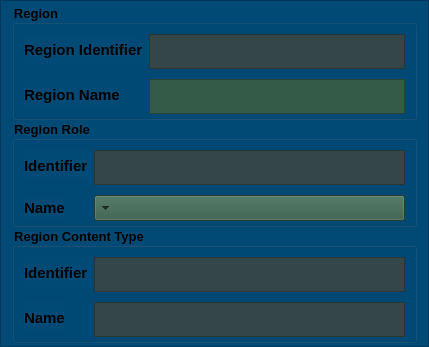
                         <widget class="QFrame" name="frame_5">
                          <property name="sizePolicy">
                           <sizepolicy hsizetype="Preferred" vsizetype="Fixed">
                            <horstretch>0</horstretch>
                            <verstretch>0</verstretch>
                           </sizepolicy>
                          </property>
                          <property name="maximumSize">
                           <size>
                            <width>16777215</width>
                            <height>350</height>
                           </size>
                          </property>
                          <property name="styleSheet">
                           <string notr="true">background-color: rgb(0, 74, 117);</string>
                          </property>
                          <property name="frameShape">
                           <enum>QFrame::StyledPanel</enum>
                          </property>
                          <property name="frameShadow">
                           <enum>QFrame::Raised</enum>
                          </property>
                          <layout class="QVBoxLayout" name="verticalLayout_11">
                           <property name="spacing">
                            <number>0</number>
                           </property>
                           <property name="topMargin">
                            <number>3</number>
                           </property>
                           <property name="bottomMargin">
                            <number>3</number>
                           </property>
                           <item>
                            <widget class="QGroupBox" name="groupBox_5">
                             <property name="maximumSize">
                              <size>
                               <width>16777215</width>
                               <height>16777215</height>
                              </size>
                             </property>
                             <property name="baseSize">
                              <size>
                               <width>0</width>
                               <height>0</height>
                              </size>
                             </property>
                             <property name="font">
                              <font>
                               <pointsize>10</pointsize>
                               <weight>75</weight>
                               <bold>true</bold>
                              </font>
                             </property>
                             <property name="title">
                              <string>Region</string>
                             </property>
                             <layout class="QFormLayout" name="formLayout_5">
                              <property name="verticalSpacing">
                               <number>10</number>
                              </property>
                              <property name="topMargin">
                               <number>9</number>
                              </property>
                              <property name="bottomMargin">
                               <number>3</number>
                              </property>
                              <item row="0" column="0">
                               <widget class="QLabel" name="label">
                                <property name="font">
                                 <font>
                                  <pointsize>11</pointsize>
                                  <weight>75</weight>
                                  <bold>true</bold>
                                 </font>
                                </property>
                                <property name="text">
                                 <string>Region Identifier</string>
                                </property>
                               </widget>
                              </item>
                              <item row="0" column="1">
                               <widget class="QPlainTextEdit" name="txt_rid">
                                <property name="sizePolicy">
                                 <sizepolicy hsizetype="Preferred" vsizetype="Preferred">
                                  <horstretch>0</horstretch>
                                  <verstretch>0</verstretch>
                                 </sizepolicy>
                                </property>
                                <property name="maximumSize">
                                 <size>
                                  <width>16777215</width>
                                  <height>35</height>
                                 </size>
                                </property>
                                <property name="font">
                                 <font>
                                  <pointsize>10</pointsize>
                                 </font>
                                </property>
                                <property name="styleSheet">
                                 <string notr="true">background-color: rgb(52, 70, 72);</string>
                                </property>
                                <property name="verticalScrollBarPolicy">
                                 <enum>Qt::ScrollBarAlwaysOff</enum>
                                </property>
                               </widget>
                              </item>
                              <item row="1" column="0">
                               <widget class="QLabel" name="label_4">
                                <property name="font">
                                 <font>
                                  <pointsize>11</pointsize>
                                  <weight>75</weight>
                                  <bold>true</bold>
                                 </font>
                                </property>
                                <property name="text">
                                 <string>Region Name</string>
                                </property>
                               </widget>
                              </item>
                              <item row="1" column="1">
                               <widget class="QPlainTextEdit" name="txt_rname">
                                <property name="sizePolicy">
                                 <sizepolicy hsizetype="Preferred" vsizetype="Preferred">
                                  <horstretch>0</horstretch>
                                  <verstretch>0</verstretch>
                                 </sizepolicy>
                                </property>
                                <property name="maximumSize">
                                 <size>
                                  <width>16777215</width>
                                  <height>35</height>
                                 </size>
                                </property>
                                <property name="font">
                                 <font>
                                  <pointsize>10</pointsize>
                                 </font>
                                </property>
                                <property name="styleSheet">
                                 <string notr="true">background-color: rgb(52, 90, 72);</string>
                                </property>
                                <property name="verticalScrollBarPolicy">
                                 <enum>Qt::ScrollBarAlwaysOff</enum>
                                </property>
                               </widget>
                              </item>
                             </layout>
                            </widget>
                           </item>
                           <item>
                            <widget class="QGroupBox" name="groupBox_11">
                             <property name="maximumSize">
                              <size>
                               <width>16777215</width>
                               <height>16777215</height>
                              </size>
                             </property>
                             <property name="baseSize">
                              <size>
                               <width>0</width>
                               <height>0</height>
                              </size>
                             </property>
                             <property name="font">
                              <font>
                               <pointsize>10</pointsize>
                               <weight>75</weight>
                               <bold>true</bold>
                              </font>
                             </property>
                             <property name="title">
                              <string>Region Role</string>
                             </property>
                             <layout class="QFormLayout" name="formLayout_8">
                              <property name="verticalSpacing">
                               <number>10</number>
                              </property>
                              <property name="topMargin">
                               <number>9</number>
                              </property>
                              <property name="bottomMargin">
                               <number>3</number>
                              </property>
                              <item row="0" column="0">
                               <widget class="QLabel" name="label_21">
                                <property name="font">
                                 <font>
                                  <pointsize>11</pointsize>
                                  <weight>75</weight>
                                  <bold>true</bold>
                                 </font>
                                </property>
                                <property name="text">
                                 <string>Identifier</string>
                                </property>
                               </widget>
                              </item>
                              <item row="0" column="1">
                               <widget class="QPlainTextEdit" name="txt_rrole_ident">
                                <property name="sizePolicy">
                                 <sizepolicy hsizetype="Preferred" vsizetype="Preferred">
                                  <horstretch>0</horstretch>
                                  <verstretch>0</verstretch>
                                 </sizepolicy>
                                </property>
                                <property name="maximumSize">
                                 <size>
                                  <width>16777215</width>
                                  <height>35</height>
                                 </size>
                                </property>
                                <property name="font">
                                 <font>
                                  <pointsize>10</pointsize>
                                 </font>
                                </property>
                                <property name="styleSheet">
                                 <string notr="true">background-color: rgb(52, 70, 72);</string>
                                </property>
                                <property name="verticalScrollBarPolicy">
                                 <enum>Qt::ScrollBarAlwaysOff</enum>
                                </property>
                               </widget>
                              </item>
                              <item row="1" column="0">
                               <widget class="QLabel" name="label_22">
                                <property name="font">
                                 <font>
                                  <pointsize>11</pointsize>
                                  <weight>75</weight>
                                  <bold>true</bold>
                                 </font>
                                </property>
                                <property name="text">
                                 <string>Name</string>
                                </property>
                               </widget>
                              </item>
                              <item row="1" column="1">
                               <widget class="QComboBox" name="comboBox_region_role">
                                <property name="sizePolicy">
                                 <sizepolicy hsizetype="Preferred" vsizetype="Preferred">
                                  <horstretch>0</horstretch>
                                  <verstretch>0</verstretch>
                                 </sizepolicy>
                                </property>
                                <property name="maximumSize">
                                 <size>
                                  <width>16777215</width>
                                  <height>35</height>
                                 </size>
                                </property>
                                <property name="font">
                                 <font>
                                  <pointsize>11</pointsize>
                                 </font>
                                </property>
                                <property name="layoutDirection">
                                 <enum>Qt::RightToLeft</enum>
                                </property>
                                <property name="styleSheet">
                                 <string notr="true">background-color: rgb(52, 90, 72);</string>
                                </property>
                               </widget>
                              </item>
                             </layout>
                            </widget>
                           </item>
                           <item>
                            <widget class="QGroupBox" name="groupBox_10">
                             <property name="maximumSize">
                              <size>
                               <width>16777215</width>
                               <height>16777215</height>
                              </size>
                             </property>
                             <property name="baseSize">
                              <size>
                               <width>0</width>
                               <height>0</height>
                              </size>
                             </property>
                             <property name="font">
                              <font>
                               <pointsize>10</pointsize>
                               <weight>75</weight>
                               <bold>true</bold>
                              </font>
                             </property>
                             <property name="title">
                              <string>Region Content Type</string>
                             </property>
                             <layout class="QFormLayout" name="formLayout_6">
                              <property name="verticalSpacing">
                               <number>10</number>
                              </property>
                              <property name="topMargin">
                               <number>9</number>
                              </property>
                              <property name="bottomMargin">
                               <number>3</number>
                              </property>
                              <item row="0" column="0">
                               <widget class="QLabel" name="label_19">
                                <property name="font">
                                 <font>
                                  <pointsize>11</pointsize>
                                  <weight>75</weight>
                                  <bold>true</bold>
                                 </font>
                                </property>
                                <property name="text">
                                 <string>Identifier</string>
                                </property>
                               </widget>
                              </item>
                              <item row="0" column="1">
                               <widget class="QPlainTextEdit" name="txt_rctype_indent">
                                <property name="sizePolicy">
                                 <sizepolicy hsizetype="Preferred" vsizetype="Preferred">
                                  <horstretch>0</horstretch>
                                  <verstretch>0</verstretch>
                                 </sizepolicy>
                                </property>
                                <property name="maximumSize">
                                 <size>
                                  <width>16777215</width>
                                  <height>35</height>
                                 </size>
                                </property>
                                <property name="font">
                                 <font>
                                  <pointsize>10</pointsize>
                                 </font>
                                </property>
                                <property name="styleSheet">
                                 <string notr="true">background-color: rgb(52, 70, 72);</string>
                                </property>
                                <property name="verticalScrollBarPolicy">
                                 <enum>Qt::ScrollBarAlwaysOff</enum>
                                </property>
                               </widget>
                              </item>
                              <item row="1" column="0">
                               <widget class="QLabel" name="label_20">
                                <property name="font">
                                 <font>
                                  <pointsize>11</pointsize>
                                  <weight>75</weight>
                                  <bold>true</bold>
                                 </font>
                                </property>
                                <property name="text">
                                 <string>Name</string>
                                </property>
                               </widget>
                              </item>
                              <item row="1" column="1">
                               <widget class="QPlainTextEdit" name="txt_rctype_name">
                                <property name="sizePolicy">
                                 <sizepolicy hsizetype="Preferred" vsizetype="Preferred">
                                  <horstretch>0</horstretch>
                                  <verstretch>0</verstretch>
                                 </sizepolicy>
                                </property>
                                <property name="maximumSize">
                                 <size>
                                  <width>16777215</width>
                                  <height>35</height>
                                 </size>
                                </property>
                                <property name="font">
                                 <font>
                                  <pointsize>10</pointsize>
                                 </font>
                                </property>
                                <property name="styleSheet">
                                 <string notr="true">background-color: rgb(52, 70, 72);</string>
                                </property>
                                <property name="verticalScrollBarPolicy">
                                 <enum>Qt::ScrollBarAlwaysOff</enum>
                                </property>
                               </widget>
                              </item>
                             </layout>
                            </widget>
                           </item>
                          </layout>
                         </widget>
